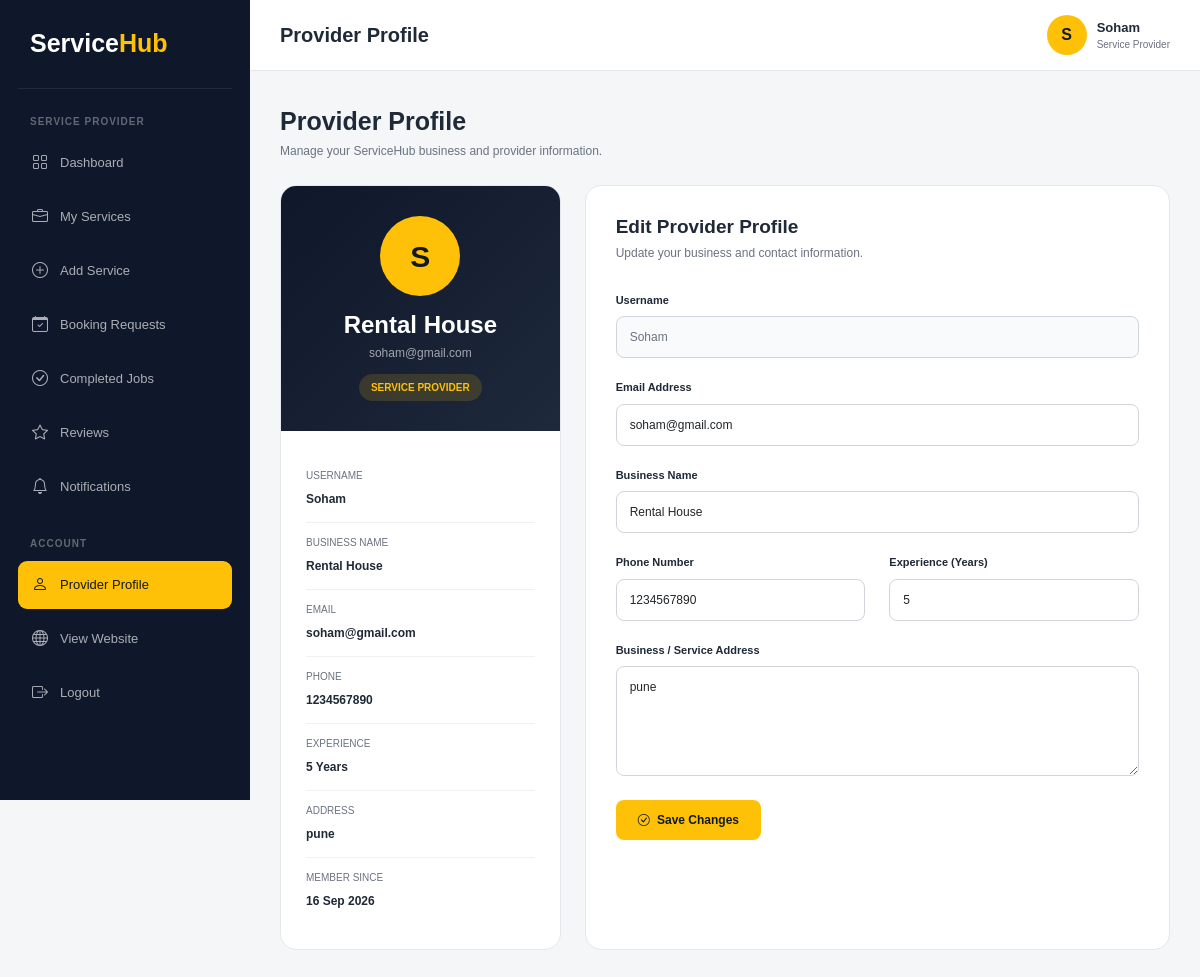
The app's page /provider-profile/ (signed in) with its own data.
### service_app/models.py (models this page shows, shortened)
class ProviderProfile(models.Model):
    user = models.OneToOneField(User, on_delete=models.CASCADE)
    phone = models.CharField(max_length=15, blank=True)
    address = models.TextField(blank=True)
    business_name = models.CharField(max_length=150, blank=True)
    experience = models.PositiveIntegerField(default=0)

### service_app/views.py (the view, shortened to what this page needs)
# urls.py: path("provider-profile/", views.provider_profile, name="provider_profile"),
@login_required(login_url="login")
def provider_profile(request):
    if not hasattr(request.user, "providerprofile"):
        return redirect("dashboard")
    provider = request.user.providerprofile
    return render(request, "provider_profile.html", {
        "provider": provider
    })

### templates/provider_profile.html (shortened to what this page needs)
<!DOCTYPE html>
<html lang="en">
<head>
    <link href="https://cdn.jsdelivr.net/npm/bootstrap@5.3.8/dist/css/bootstrap.min.css" rel="stylesheet">
    <link rel="stylesheet" href="https://cdn.jsdelivr.net/npm/bootstrap-icons@1.13.1/font/bootstrap-icons.min.css">
</head>
<body>
<div class="sidebar" id="sidebar">
    <div class="brand">
        Service<span>Hub</span>
    </div>
    <div class="menu-label">
        SERVICE PROVIDER
    </div>
    <a href="{% url 'provider_dashboard' %}" class="sidebar-link">
        <i class="bi bi-grid"></i>
        Dashboard
    </a>
    <a href="#" class="sidebar-link">
        <i class="bi bi-briefcase"></i>
        My Services
    </a>
    <a href="#" class="sidebar-link">
        <i class="bi bi-plus-circle"></i>
        Add Service
    </a>
    <a href="#" class="sidebar-link">
        <i class="bi bi-calendar-check"></i>
        Booking Requests
    </a>
    <a href="#" class="sidebar-link">
        <i class="bi bi-check-circle"></i>
        Completed Jobs
    </a>
    <a href="#" class="sidebar-link">
        <i class="bi bi-star"></i>
        Reviews
    </a>
    <a href="#" class="sidebar-link">
        <i class="bi bi-bell"></i>
        Notifications
    </a>
    <div class="menu-label">
        ACCOUNT
    </div>
    <a href="{% url 'provider_profile' %}" class="sidebar-link active">
        <i class="bi bi-person"></i>
        Provider Profile
    </a>
    <a href="{% url 'home' %}" class="sidebar-link">
        <i class="bi bi-globe"></i>
        View Website
    </a>
    <a href="{% url 'logout' %}" class="sidebar-link">
        <i class="bi bi-box-arrow-right"></i>
        Logout
    </a>
</div>
<div class="main-content">
    <div class="topbar">
        <div class="d-flex align-items-center gap-3">
            <h5>Provider Profile</h5>
        </div>
        <div class="user-box">
            <div class="avatar">
                {{ user.username|first }}
            </div>
            <div>
                <strong>{{ user.username }}</strong>
                <span>Service Provider</span>
            </div>
        </div>
    </div>
    <div class="page-content">
        <div class="page-header">
            <h2>Provider Profile</h2>
            <p>
                Manage your ServiceHub business and provider information.
            </p>
        </div>
        <div class="row g-4">
            <div class="col-lg-4">
                <div class="profile-card">
                    <div class="profile-top">
                        <div class="large-avatar">
                            {{ user.username|first }}
                        </div>
                        <h4>
                            {{ provider.business_name|default:user.username }}
                        </h4>
                        <p>{{ user.email }}</p>
                        <span class="provider-badge">
                            SERVICE PROVIDER
                        </span>
                    </div>
                    <div class="profile-details">
                        <div class="detail-row">
                            <span class="detail-label">
                                USERNAME
                            </span>
                            <span class="detail-value">
                                {{ user.username }}
                            </span>
                        </div>
                        <div class="detail-row">
                            <span class="detail-label">
                                BUSINESS NAME
                            </span>
                            <span class="detail-value">
                                {{ provider.business_name|default:"Not Added" }}
                            </span>
                        </div>
                        <div class="detail-row">
                            <span class="detail-label">
                                EMAIL
                            </span>
                            <span class="detail-value">
                                {{ user.email|default:"Not Provided" }}
                            </span>
                        </div>
                        <div class="detail-row">
                            <span class="detail-label">
                                PHONE
                            </span>
                            <span class="detail-value">
                                {{ provider.phone|default:"Not Added" }}
                            </span>
                        </div>
                        <div class="detail-row">
                            <span class="detail-label">
                                EXPERIENCE
                            </span>
                            <span class="detail-value">
                                {{ provider.experience }} Years
                            </span>
                        </div>
                        <div class="detail-row">
                            <span class="detail-label">
                                ADDRESS
                            </span>
                            <span class="detail-value">
                                {{ provider.address|default:"Not Added" }}
                            </span>
                        </div>
                        <div class="detail-row">
                            <span class="detail-label">
                                MEMBER SINCE
                            </span>
                            <span class="detail-value">
                                {{ user.date_joined|date:"d M Y" }}
                            </span>
                        </div>
                    </div>
                </div>
            </div>
            <div class="col-lg-8">
                <div class="form-card">
                    <h4>Edit Provider Profile</h4>
                    <p class="subtitle">
                        Update your business and contact information.
                    </p>
                    <form method="POST">
                        <div class="mb-3">
                            <label class="form-label">
                                Username
                            </label>
                            <input
                                type="text"
                                class="form-control readonly-input"
                                value="{{ user.username }}"
                                readonly
                            >
                        </div>
                        <div class="mb-3">
                            <label class="form-label">
                                Email Address
                            </label>
                            <input
                                type="email"
                                name="email"
                                class="form-control"
                                value="{{ user.email }}"
                                placeholder="Enter email address"
                                required
                            >
                        </div>
                        <div class="mb-3">
                            <label class="form-label">
                                Business Name
                            </label>
                            <input
                                type="text"
                                name="business_name"
                                class="form-control"
                                value="{{ provider.business_name }}"
                                placeholder="Enter business or professional name"
                            >
                        </div>
                        <div class="row">
                            <div class="col-md-6">
                                <div class="mb-3">
                                    <label class="form-label">
                                        Phone Number
                                    </label>
                                    <input
                                        type="text"
                                        name="phone"
                                        class="form-control"
                                        value="{{ provider.phone }}"
                                        placeholder="Enter phone number"
                                        maxlength="15"
                                    >
                                </div>
                            </div>
                            <div class="col-md-6">
                                <div class="mb-3">
                                    <label class="form-label">
                                        Experience (Years)
                                    </label>
                                    <input
                                        type="number"
                                        name="experience"
                                        class="form-control"
                                        value="{{ provider.experience }}"
                                        min="0"
                                        placeholder="Years of experience"
                                    >
                                </div>
                            </div>
                        </div>
                        <div class="mb-4">
                            <label class="form-label">
                                Business / Service Address
                            </label>
                            <textarea
                                name="address"
                                class="form-control"
                                placeholder="Enter your service address"
                            >{{ provider.address }}</textarea>
                        </div>
                        <button type="submit" class="save-btn">
                            <i class="bi bi-check-circle me-1"></i>
                            Save Changes
                        </button>
                    </form>
                </div>
            </div>
        </div>
    </div>
</div>
</body>
</html>

### templates/provider_profile.html (style rules this page uses)
* { box-sizing: border-box; }
body { margin: 0; font-family: Arial, sans-serif; background: #f4f6f8; color: #1f2937; }
a { text-decoration: none; }
.sidebar { position: fixed; top: 0; left: 0; width: 250px; height: 100vh; background: #0f172a; padding: 25px 18px; z-index: 1000; }
.brand { color: white; font-size: 25px; font-weight: 800; padding: 0 12px 25px; border-bottom: 1px solid rgba(255,255,255,0.08); }
.brand span { color: #ffc107; }
.menu-label { margin: 25px 12px 10px; color: rgba(255,255,255,0.35); font-size: 10px; font-weight: bold; letter-spacing: 1px; }
.sidebar-link { display: flex; align-items: center; gap: 12px; padding: 12px 14px; margin-bottom: 6px; color: rgba(255,255,255,0.65); border-radius: 9px; font-size: 13px; transition: 0.3s; }
.sidebar-link:hover, .sidebar-link.active { background: #ffc107; color: #111827; }
.sidebar-link i { font-size: 16px; }
.main-content { margin-left: 250px; min-height: 100vh; }
.topbar { min-height: 70px; padding: 15px 30px; background: white; border-bottom: 1px solid #e5e7eb; display: flex; align-items: center; justify-content: space-between; }
.topbar h5 { margin: 0; font-weight: 800; }
.user-box { display: flex; align-items: center; gap: 10px; }
.avatar { width: 40px; height: 40px; display: flex; align-items: center; justify-content: center; background: #ffc107; color: #111827; border-radius: 50%; font-weight: bold; text-transform: uppercase; }
.user-box strong { display: block; font-size: 13px; }
.user-box span { display: block; color: #6b7280; font-size: 10px; }
.page-content { padding: 35px 30px; }
.page-header { margin-bottom: 25px; }
.page-header h2 { margin-bottom: 6px; font-size: 25px; font-weight: 800; }
.page-header p { margin: 0; color: #6b7280; font-size: 12px; }
.profile-card { background: white; border: 1px solid #e5e7eb; border-radius: 16px; overflow: hidden; }
.profile-top { padding: 30px; background: linear-gradient(135deg, #0f172a, #1e293b); text-align: center; color: white; }
.large-avatar { width: 80px; height: 80px; margin: 0 auto 15px; display: flex; align-items: center; justify-content: center; background: #ffc107; color: #111827; border-radius: 50%; font-size: 30px; font-weight: 800; text-transform: uppercase; }
.profile-top h4 { margin-bottom: 4px; font-weight: 800; }
.profile-top p { margin: 0; color: rgba(255,255,255,0.60); font-size: 12px; }
.provider-badge { display: inline-block; margin-top: 12px; padding: 6px 12px; background: rgba(255,193,7,0.15); color: #ffc107; border-radius: 20px; font-size: 10px; font-weight: bold; }
.profile-details { padding: 25px; }
.detail-row { padding: 12px 0; border-bottom: 1px solid #f1f1f1; }
.detail-row:last-child { border-bottom: none; }
.detail-label { display: block; color: #6b7280; font-size: 10px; margin-bottom: 3px; }
.detail-value { font-size: 12px; font-weight: 700; }
.form-card { height: 100%; padding: 30px; background: white; border: 1px solid #e5e7eb; border-radius: 16px; }
.form-card h4 { margin-bottom: 5px; font-size: 19px; font-weight: 800; }
.subtitle { margin-bottom: 25px; color: #6b7280; font-size: 12px; }
.form-label { font-size: 11px; font-weight: 700; }
.form-control { padding: 11px 13px; border: 1px solid #d1d5db; border-radius: 8px; font-size: 12px; }
.readonly-input { background: #f8fafc; color: #6b7280; }
textarea.form-control { min-height: 110px; resize: vertical; }
.save-btn { padding: 11px 22px; background: #ffc107; color: #111827; border: none; border-radius: 8px; font-size: 12px; font-weight: 800; transition: 0.3s; }

### records on screen
ProviderProfile: business_name "Rental House", phone "1234567890", experience "5", address "pune"

### other values on screen
{{ user.username|first }} "S"
{{ user.username }} "Soham"
{{ user.email }} "soham@gmail.com"
{{ user.email|default:"Not Provided" }} "soham@gmail.com"
{{ user.date_joined|date:"d M Y" }} "16 Sep 2026"
